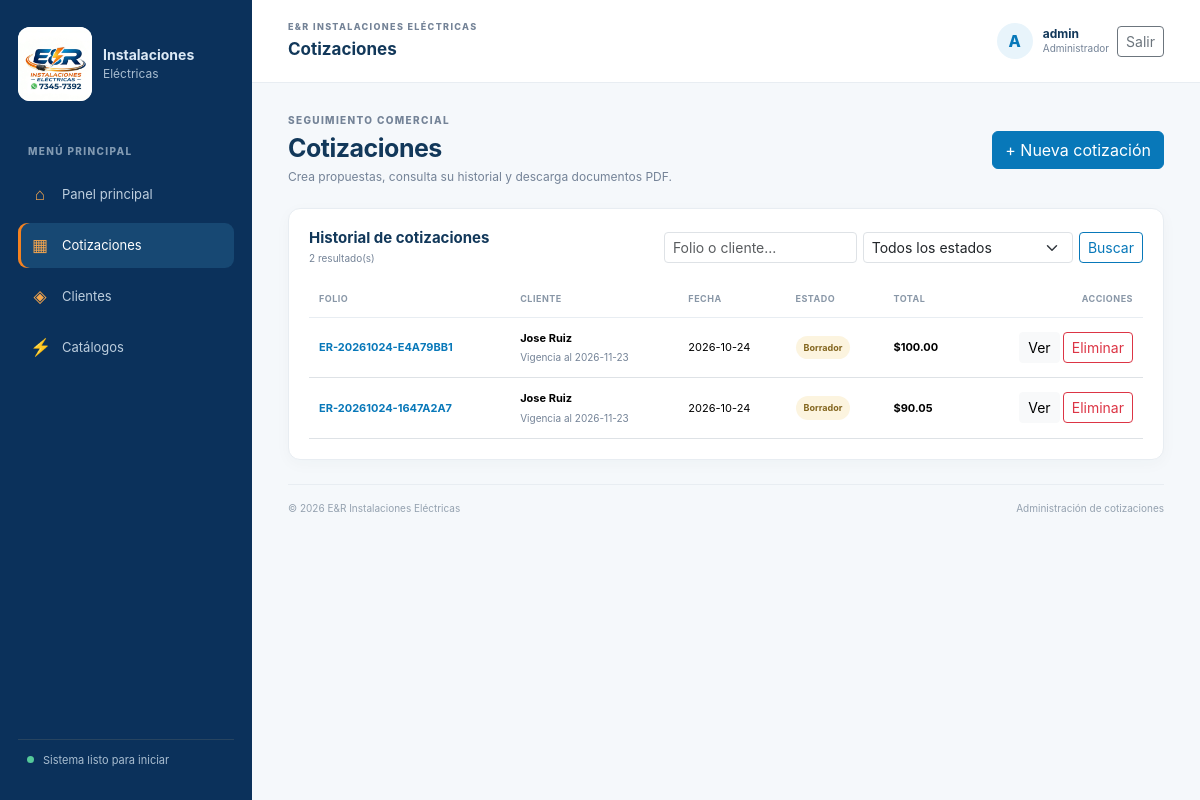
The app's page /quotes.php (signed in) with its own data.
### tables this page shows
CREATE TABLE `cotizaciones` (
  `id` bigint(20) UNSIGNED NOT NULL,
  `folio` varchar(40) NOT NULL,
  `cliente_id` bigint(20) UNSIGNED NOT NULL,
  `usuario_id` bigint(20) UNSIGNED NOT NULL,
  `fecha` date NOT NULL,
  `vigencia_hasta` date DEFAULT NULL,
  `estado` enum('borrador','enviada','aceptada','rechazada','vencida') NOT NULL DEFAULT 'borrador',
  `notas` text DEFAULT NULL,
  `creado_en` timestamp NOT NULL DEFAULT current_timestamp(),
  `actualizado_en` timestamp NOT NULL DEFAULT current_timestamp() ON UPDATE current_timestamp()
);

CREATE TABLE `clientes` (
  `id` bigint(20) UNSIGNED NOT NULL,
  `nombre` varchar(160) NOT NULL,
  `telefono` varchar(30) DEFAULT NULL,
  `correo` varchar(190) DEFAULT NULL,
  `direccion` varchar(500) DEFAULT NULL,
  `notas` text DEFAULT NULL,
  `creado_en` timestamp NOT NULL DEFAULT current_timestamp(),
  `actualizado_en` timestamp NOT NULL DEFAULT current_timestamp() ON UPDATE current_timestamp()
);

### app/bootstrap.php (called while the page is built, shortened)
<?php
$config = require __DIR__ . '/../config/config.php';
date_default_timezone_set($config['timezone']);
require_once __DIR__ . '/helpers.php';
function app_config(): array
{
    global $config;
    return $config;
}
function db(): PDO
{
    $database = app_config()['database'];
    $dsn = sprintf(
        'mysql:host=%s;port=%d;dbname=%s;charset=%s',
        $database['host'],
        $database['port'],
        $database['name'],
        $database['charset']
    );
    $connection = new PDO($dsn, $database['username'], $database['password'], [
        PDO::ATTR_ERRMODE => PDO::ERRMODE_EXCEPTION,
        PDO::ATTR_DEFAULT_FETCH_MODE => PDO::FETCH_ASSOC,
        PDO::ATTR_EMULATE_PREPARES => false,
    ]);
    return $connection;
}
function e(string $value): string
{
    return htmlspecialchars($value, ENT_QUOTES | ENT_SUBSTITUTE, 'UTF-8');
}

### app/helpers.php (called while the page is built, shortened)
<?php
function format_money(string|int|float $amount): string
{
    return '$' . number_format((float) $amount, 2, '.', ',');
}
    ?>

### public/quotes.php (the view, shortened to what this page needs)
<?php
require __DIR__ . '/../app/bootstrap.php';
$search = trim((string) ($_GET['q'] ?? ''));
$status = trim((string) ($_GET['estado'] ?? ''));
$validStatuses = ['borrador', 'enviada', 'aceptada', 'rechazada', 'vencida'];
if (!in_array($status, $validStatuses, true)) {
    $status = '';
}
$statement = db()->prepare(
    "SELECT q.id, q.folio, q.fecha, q.vigencia_hasta, q.estado, c.nombre AS cliente,
            ROUND(
                COALESCE((SELECT SUM(ROUND(cm.cantidad * cm.precio_unitario_snapshot, 2))
                          FROM cotizacion_materiales cm WHERE cm.cotizacion_id = q.id), 0)
              + COALESCE((SELECT SUM(ROUND(cs.cantidad * cs.precio_unitario_snapshot, 2))
                          FROM cotizacion_servicios cs WHERE cs.cotizacion_id = q.id), 0), 2
            ) AS total
     FROM cotizaciones q
     INNER JOIN clientes c ON c.id = q.cliente_id
     WHERE (:search = '' OR q.folio LIKE :folio_search OR c.nombre LIKE :client_search)
       AND (:status = '' OR q.estado = :selected_status)
     ORDER BY q.fecha DESC, q.id DESC"
);
$term = '%' . $search . '%';
$statement->execute([
    'search' => $search,
    'folio_search' => $term,
    'client_search' => $term,
    'status' => $status,
    'selected_status' => $status,
]);
$quotes = $statement->fetchAll();
$statusLabels = ['borrador' => 'Borrador', 'enviada' => 'Enviada', 'aceptada' => 'Aceptada', 'rechazada' => 'Rechazada', 'vencida' => 'Vencida'];
require __DIR__ . '/../app/views/header.php';
?>
<div class="page-heading">
    <div><div class="eyebrow">SEGUIMIENTO COMERCIAL</div><h1>Cotizaciones</h1><p>Crea propuestas, consulta su historial y descarga documentos PDF.</p></div>
    <a class="btn btn-primary" href="quote_form.php">+ Nueva cotización</a>
</div>
<section class="data-card">
    <div class="card-heading">
        <div><h2>Historial de cotizaciones</h2><p><?= count($quotes) ?> resultado(s)</p></div>
        <form method="get" class="search-form quote-search">
            <input class="form-control form-control-sm" type="search" name="q" placeholder="Folio o cliente..." value="<?= e($search) ?>">
            <select class="form-select form-select-sm" name="estado">
                <option value="">Todos los estados</option>
            </select>
            <button class="btn btn-outline-primary btn-sm" type="submit">Buscar</button>
        </form>
    </div>
    <div class="table-responsive">
        <table class="table align-middle data-table">
            <thead><tr><th>Folio</th><th>Cliente</th><th>Fecha</th><th>Estado</th><th>Total</th><th class="text-end">Acciones</th></tr></thead>
            <tbody>
            <?php foreach ($quotes as $quote): ?>
                <tr>
                    <td><a class="quote-number" href="quote_view.php?id=<?= (int) $quote['id'] ?>"><?= e($quote['folio']) ?></a></td>
                    <td><strong><?= e($quote['cliente']) ?></strong><small><?= $quote['vigencia_hasta'] ? 'Vigencia al ' . e($quote['vigencia_hasta']) : 'Sin fecha de vigencia' ?></small></td>
                    <td><?= e($quote['fecha']) ?></td>
                    <td><span class="status-pill status-<?= e($quote['estado']) ?>"><?= e($statusLabels[$quote['estado']] ?? $quote['estado']) ?></span></td>
                    <td><strong><?= e(format_money($quote['total'])) ?></strong></td>
                    <td class="text-end">
                        <a class="btn btn-sm btn-light" href="quote_view.php?id=<?= (int) $quote['id'] ?>">Ver</a>
                        <form method="post" class="d-inline" onsubmit="return confirm('¿Eliminar esta cotización?');">
                            <button class="btn btn-sm btn-outline-danger" type="submit">Eliminar</button>
                        </form>
                    </td>
                </tr>
            <?php endforeach; ?>
            </tbody>
        </table>
    </div>
</section>
<?php require __DIR__ . '/../app/views/footer.php'; ?>

### public/assets/css/styles.css (style rules this page uses)
:root { --navy: #0b315b; --blue: #0878b9; --blue-light: #e8f4fb; --orange: #f58220; --ink: #12385a; --muted: #748397; --line: #e8edf2; --surface: #ffffff; --page: #f5f8fb; --bs-primary: #0878b9; --bs-primary-rgb: 8, 120, 185; --bs-link-color: #0878b9; --bs-link-hover-color: #075f91; }
body { color: var(--ink); font-family: Inter, "Segoe UI", Arial, sans-serif; }
.app-body { min-height: 100vh; background: var(--page); }
.sidebar-label, .eyebrow { color: var(--muted); font-size: 10px; font-weight: 800; letter-spacing: 1.35px; }
.btn-primary { border-color: var(--blue); background-color: var(--blue); }
.btn-outline-primary { --bs-btn-color: var(--blue); --bs-btn-border-color: var(--blue); --bs-btn-hover-bg: var(--blue); --bs-btn-hover-border-color: var(--blue); --bs-btn-active-bg: #075f91; --bs-btn-active-border-color: #075f91; --bs-btn-disabled-color: var(--blue); --bs-btn-disabled-border-color: var(--blue); }
.page-heading { display: flex; align-items: center; justify-content: space-between; gap: 16px; margin-bottom: 22px; }
.page-heading h1 { margin: 5px 0; font-size: 25px; font-weight: 750; letter-spacing: -.5px; }
.page-heading p { margin: 0; color: var(--muted); font-size: 12px; }
.data-card, .form-card { padding: 20px; border: 1px solid var(--line); border-radius: 12px; background: var(--surface); box-shadow: 0 4px 16px #18334d08; }
.card-heading { display: flex; align-items: center; justify-content: space-between; gap: 14px; margin-bottom: 15px; }
.card-heading h2, .quote-total-card h2 { margin: 0; font-size: 15px; font-weight: 750; }
.card-heading p { margin: 4px 0 0; color: var(--muted); font-size: 10px; }
.search-form { display: flex; gap: 6px; }
.search-form .form-control { min-width: 155px; }
.quote-search .form-select { min-width: 140px; }
.data-table { margin: 0; color: var(--ink); font-size: 11px; }
.data-table thead th { padding: 11px 10px; border-bottom-color: var(--line); color: #8997a7; font-size: 9px; font-weight: 750; letter-spacing: .5px; text-transform: uppercase; white-space: nowrap; }
.data-table tbody td { padding: 12px 10px; }
.data-table tbody td small { display: block; max-width: 240px; margin-top: 4px; overflow: hidden; color: var(--muted); font-size: 10px; text-overflow: ellipsis; white-space: nowrap; }
.count-pill, .status-pill { display: inline-flex; align-items: center; padding: 5px 8px; border-radius: 20px; background: #eef3f7; color: #566c80; font-size: 9px; font-weight: 750; white-space: nowrap; }
.status-borrador { color: #83651e; background: #fcf4df; }
.quote-number { color: var(--blue); font-weight: 750; text-decoration: none; }

### records on screen
cotizaciones: folio "ER-20261024-E4A79BB1", cliente.nombre "Jose Ruiz", vigencia_hasta "2026-11-23", fecha "2026-10-24", estado "Borrador", total "$100.00"
cotizaciones: folio "ER-20261024-1647A2A7", cliente.nombre "Jose Ruiz", vigencia_hasta "2026-11-23", fecha "2026-10-24", estado "Borrador", total "$90.05"

### other values on screen
$pageTitle "Cotizaciones"
substr($userName, 0, 1) "A"
$userName "admin"
$userRole "Administrador"
count($quotes) "2"
